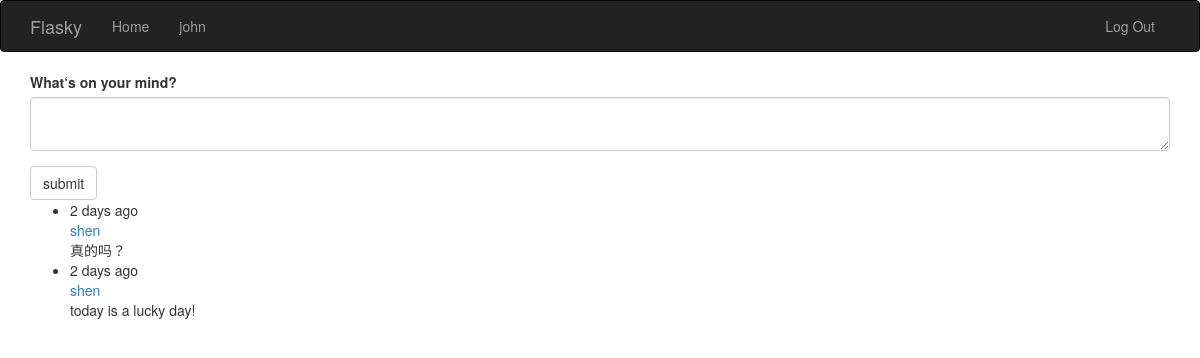
Screenshot of / (signed in) with the database file from the repository.
### previews/models.py (models this page shows, shortened)
class User(UserMixin, db.Model):
    __tablename__ = 'users'
    id = db.Column(db.Integer, primary_key=True)
    email = db.Column(db.String(64), unique=True, index=True)
    username = db.Column(db.String(64), unique=True, index=True)
    password = db.Column(db.String(128))
    password_hash = db.Column(db.String(128))
    name = db.Column(db.String(64))
    location = db.Column(db.String(64))
    about_me = db.Column(db.Text())
    member_since = db.Column(db.DateTime(), default=datetime.utcnow)
    last_seen = db.Column(db.DateTime(), default=datetime.utcnow)
    role_id = db.Column(db.Integer, db.ForeignKey('roles.id'))
    posts = db.relationship('Post', backref='author', lazy='dynamic')
    @property
    def password(self):
        raise AttributeError('password is not a readable attribute')
    @password.setter
    def password(self, password):
        self.password_hash = generate_password_hash(password)
    def ping(self):
        self.last_seen = datetime.utcnow()
        db.session.add(self)
        db.session.commit()
    def can(self, perm):
        return self.role is not None and self.role.has_permission(perm)

class Post(db.Model):
    __tablename__ = 'posts'
    id = db.Column(db.Integer, primary_key=True)
    body = db.Column(db.Text)
    timestamp = db.Column(db.DateTime, index=True, default=datetime.utcnow())
    author_id = db.Column(db.Integer, db.ForeignKey('users.id'))

### previews/app.py (the view)
@app.route('/', methods=['GET', 'POST'])
def index():
    form = PostForm()
    if current_user.can(Permission.WRITE) and form.validate_on_submit():
        post = Post(body=form.body.data, author=current_user._get_current_object())
        db.session.add(post)
        db.session.commit()
        return redirect(url_for('index'))
    posts = Post.query.order_by(Post.timestamp.desc()).all()
    return render_template('index.html', form=form,posts=posts )

### previews/forms.py
class PostForm(FlaskForm):
    body = TextAreaField("What‘s on your mind?", validators=[DataRequired()])
    submit = SubmitField('submit')

### previews/app.py (called while the page is built)
@login_manager.user_loader
def load_user(user_id):
    return User.query.get(int(user_id))

@app.before_request
def before_request():
    if current_user.is_authenticated:
        current_user.ping()
        if not request.endpoint \
                and request.blueprint != 'auth' \
                and request.endpoint != 'static':
            return redirect(url_for('index'))

### previews/models.py (called while the page is built)
    def has_permission(self,perm):
        return self.permissions & perm == perm

### apps/templates/index.html (shortened to what this page needs)
{% extends "base.html" %}
{% import 'bootstrap/wtf.html' as wtf %}
{% block contect %}
    {% block page_content %}
        {% if current_user.can(4) %}
            {{ wtf.quick_form(form) }}
        {% endif %}
        <div>
            <ul class="posts">
                {% for post in posts %}
                    <li class="post">
                        <div class="post-date">{{ moment(post.timestamp).fromNow() }}</div>
                            <div class="post-author">
                                <a href="{{ url_for('.user', username=post.author.username) }}">{{ post.author.username }}
                                </a>
                            </div>
                            <div class="post-body">{{ post.body }}</div>
                    </li>
                {% endfor %}
            </ul>
        </div>
    {% endblock %}
{% endblock %}

### apps/templates/base.html (shortened to what this page needs)
{% extends "bootstrap/base.html" %}
{% block head %}
{{ super() }}
{% endblock %}
{% block navbar %}
    <div class="navbar navbar-inverse" role="navigation">
        <div class="container">
            <div class="navbar-header">
                <a class="navbar-brand" href="/apps/static">Flasky</a>
            </div>
            <div class="navbar-collapse collapse">
                    <ul class="nav navbar-nav">
                        <li><a href="/apps/static">Home</a></li>
                        {% if current_user.is_authenticated %}
                            <li>
                                <a href="{{ url_for('main.user', username=current_user.username) }}">{{ current_user.username }}</a>
                            </li>
                        {% endif %}
                    </ul>
                    <ul class="nav navbar-nav navbar-right">
                        {% if current_user.is_authenticated %}
                            <li><a href="{{ url_for('auth.logout') }}">Log Out </a></li>
                        {% else %}
                            <li><a href="{{ url_for('auth.login') }}">Log In</a></li>
                        {% endif %}
                    </ul>
            </div>
        </div>
    </div>
{% endblock %}
{% block content %}
    <div class="container">
        {% block page_content %} {% endblock %}
    </div>
{% endblock %}

### rows the page displays
User: username "john"
Post: timestamp "2 days ago", author.username "shen", body "真的吗？"
Post: timestamp "2 days ago", author.username "shen", body "today is a lucky day!"
